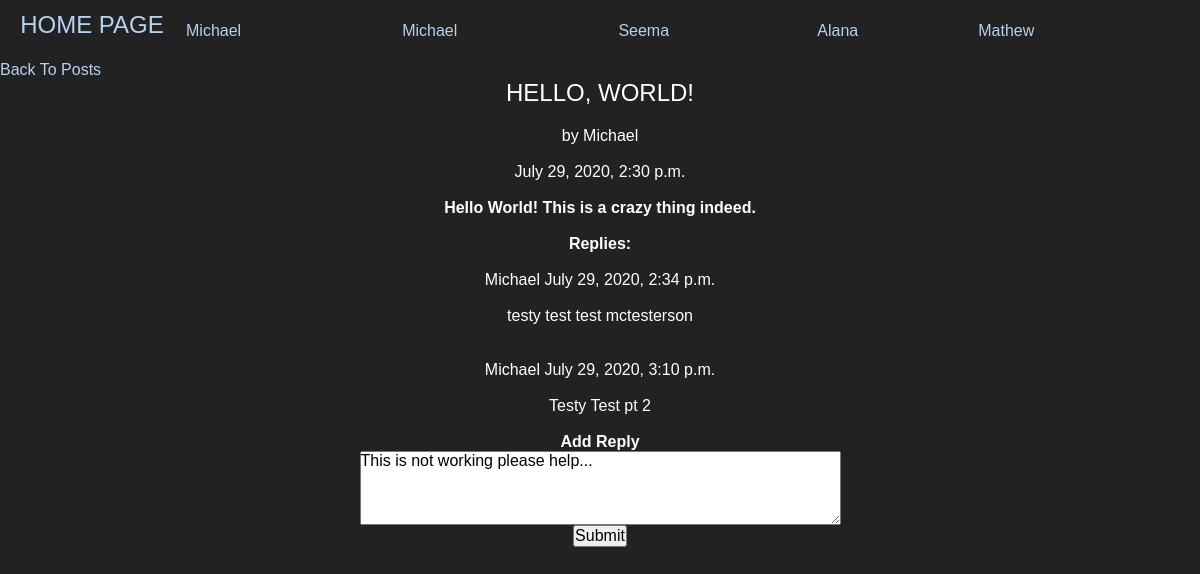
The app's page /blog/1 (signed in) with its own data.
### blog/models.py (models this page shows, shortened)
class Post(models.Model):
    title = models.CharField(max_length=255)
    message = models.TextField()
    date = models.DateTimeField(auto_now_add=True)
    author = models.ForeignKey(User, on_delete=models.CASCADE, related_name='author')
    replies = models.ManyToOneRel
    class Meta:
        ordering = ['date']

class Reply(models.Model):
    post = models.ForeignKey(Post, on_delete=models.CASCADE, related_name='mainPost')
    message = models.TextField()
    date = models.DateTimeField(auto_now_add=True, )
    author = models.ForeignKey(User, on_delete=models.CASCADE, related_name='replyAuthor')
    class Meta:
        ordering = ['date']

### blog/views.py (the view)
# urls.py: path("<int:post_id>", views.post, name="post"),  # view individual post
def post(request, post_id):
    postToShow = Post.objects.get(pk=post_id)
    replies = Reply.objects.filter(post=postToShow)
    return render(request, "blog/post.html", {
        "post": postToShow,
        "replies": replies,
    })

### blog/templates/blog/post.html (shortened to what this page needs)
{% extends "home/layout.html" %}
{% block body %}
    <a href="/blog"> Back To Posts</a>
    <div align="middle">
        <h1>{{ post.title }}</h1>
        <p>by {{ post.author }}</p>
         <p> {{ post.date }}</p>
        <h4>{{ post.message }}</h4>
        <h3>Replies:</h3>
        {% for reply in replies %}
            <p><br>{{ reply.author }} {{reply.date}}</p>
            <p>{{ reply.message }}<br></p>
        {% endfor %}
        <h3>Add Reply</h3>
        <form action="{% url 'reply' post.id %}" method="post">
            <textarea  name="replyText" rows="4" cols="50" placeholder="Enter Reply Here">This is not working please help...
            </textarea>
        <br>
        <input type="submit">
        </form>
    </div>
{% endblock %}

### home/templates/home/layout.html (shortened to what this page needs)
<!DOCTYPE html>
<html lang="en">
    <head>
        {% load static %}
        {% load static %}
        <link rel="stylesheet"  href="{% static 'home/' %}stylesheet.css" media="screen"/>
    </head>
    <body >
    <table  width="100%" height="60" border="0">
        <tbody>
            <tr>
                <td  align="center" valign="bottom" id="home" width="180" ><h1><a href="/">Home Page</a></h1></td>
                <td>
                    <table class="megamenu" height="57" width="100%" border="0">
                        <tbody>
                            <tr>
                                <td id="blog"><a  href="/blog">Michael</a></td>
                                <td id="michael"><a  href="/michael">Michael</a></td>
                                <td id="seema"><a href="/seema">Seema</a> </td>
                                <td id="alana"><a href="/alana">Alana</a> </td>
                                <td id="users"><a href="/users">
                                    {% if request.user.username == "" %}
                                        <a href="/users/login">Login</a>
                                    {% else %}
                                         <a href="/users">{{ request.user }}</a>
                                    {% endif%}</a></td>
                            </tr>
                        </tbody>
                    </table>
                </td>
            </tr>
        </tbody>
    </table>
        {% block body %}
        {% endblock %}
    </body>
</html>

### home/static/home/stylesheet.css (style rules this page uses)
a:link { text-decoration: none ; }
* { margin:0;padding:0 }
html, body { height:100% }
body { background:#222;font-family:Arial, Helvetica, sans-serif;font-size:100%;line-height:1.125em;color:#fff }
input, select, textarea { font-family:Arial, Helvetica, sans-serif; font-size:1em;vertical-align:middle;font-weight:normal }
p { margin-bottom:18px }
a { color:#b5d2f0;outline:none }
h1, h2 { line-height:1.2em;color:#fff;text-transform:uppercase;font-weight:normal;margin-bottom:19px }
h1 { font-size:24px }
h3 { font-size:1em }

### records on screen
Post: title "HELLO, WORLD!", author "Michael", date "July 29, 2020, 2:30 p.m.", message "Hello World! This is a crazy thing indeed."
Reply: author "Michael", date "July 29, 2020, 2:34 p.m.", message "testy test test mctesterson"
Reply: author "Michael", date "July 29, 2020, 3:10 p.m.", message "Testy Test pt 2"

### other values on screen
{{ request.user }} "Mathew"
